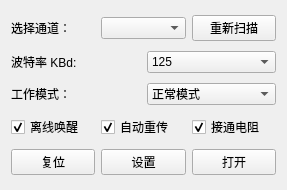
<?xml version="1.0" encoding="UTF-8"?>
<ui version="4.0">
 <class>WorkWindow</class>
 <widget class="QWidget" name="WorkWindow">
  <property name="geometry">
   <rect>
    <x>0</x>
    <y>0</y>
    <width>287</width>
    <height>190</height>
   </rect>
  </property>
  <property name="minimumSize">
   <size>
    <width>0</width>
    <height>0</height>
   </size>
  </property>
  <property name="windowTitle">
   <string>打开设备</string>
  </property>
  <layout class="QVBoxLayout" name="verticalLayout">
   <item>
    <layout class="QHBoxLayout" name="horizontalLayout">
     <item>
      <widget class="QLabel" name="label_3">
       <property name="text">
        <string>选择通道：</string>
       </property>
       <property name="buddy">
        <cstring>ww_comboBox_channel</cstring>
       </property>
      </widget>
     </item>
     <item>
      <widget class="QComboBox" name="ww_comboBox_channel"/>
     </item>
     <item>
      <widget class="QPushButton" name="ww_pushButton_scan">
       <property name="text">
        <string>重新扫描</string>
       </property>
      </widget>
     </item>
    </layout>
   </item>
   <item>
    <layout class="QHBoxLayout" name="horizontalLayout_2">
     <item>
      <widget class="QLabel" name="label">
       <property name="text">
        <string>波特率 KBd:</string>
       </property>
       <property name="buddy">
        <cstring>ww_comboBox_baudrate</cstring>
       </property>
      </widget>
     </item>
     <item>
      <widget class="QComboBox" name="ww_comboBox_baudrate">
       <property name="currentIndex">
        <number>10</number>
       </property>
       <item>
        <property name="text">
         <string>1000</string>
        </property>
       </item>
       <item>
        <property name="text">
         <string>900</string>
        </property>
       </item>
       <item>
        <property name="text">
         <string>800</string>
        </property>
       </item>
       <item>
        <property name="text">
         <string>666</string>
        </property>
       </item>
       <item>
        <property name="text">
         <string>600</string>
        </property>
       </item>
       <item>
        <property name="text">
         <string>500</string>
        </property>
       </item>
       <item>
        <property name="text">
         <string>400</string>
        </property>
       </item>
       <item>
        <property name="text">
         <string>300</string>
        </property>
       </item>
       <item>
        <property name="text">
         <string>250</string>
        </property>
       </item>
       <item>
        <property name="text">
         <string>200</string>
        </property>
       </item>
       <item>
        <property name="text">
         <string>125</string>
        </property>
       </item>
       <item>
        <property name="text">
         <string>100</string>
        </property>
       </item>
       <item>
        <property name="text">
         <string>80</string>
        </property>
       </item>
       <item>
        <property name="text">
         <string>50</string>
        </property>
       </item>
       <item>
        <property name="text">
         <string>40</string>
        </property>
       </item>
       <item>
        <property name="text">
         <string>20</string>
        </property>
       </item>
       <item>
        <property name="text">
         <string>10</string>
        </property>
       </item>
       <item>
        <property name="text">
         <string>5</string>
        </property>
       </item>
      </widget>
     </item>
    </layout>
   </item>
   <item>
    <layout class="QHBoxLayout" name="horizontalLayout_3">
     <item>
      <widget class="QLabel" name="label_2">
       <property name="text">
        <string>工作模式：</string>
       </property>
       <property name="buddy">
        <cstring>ww_comboBox_workmodel</cstring>
       </property>
      </widget>
     </item>
     <item>
      <widget class="QComboBox" name="ww_comboBox_workmodel">
       <item>
        <property name="text">
         <string>正常模式</string>
        </property>
       </item>
       <item>
        <property name="text">
         <string>回环模式</string>
        </property>
       </item>
       <item>
        <property name="text">
         <string>静默模式</string>
        </property>
       </item>
       <item>
        <property name="text">
         <string>静默回环模式</string>
        </property>
       </item>
      </widget>
     </item>
    </layout>
   </item>
   <item>
    <layout class="QHBoxLayout" name="horizontalLayout_4">
     <item>
      <widget class="QCheckBox" name="ww_checkBox_offlinewakeup">
       <property name="text">
        <string>离线唤醒</string>
       </property>
       <property name="checked">
        <bool>true</bool>
       </property>
      </widget>
     </item>
     <item>
      <widget class="QCheckBox" name="ww_checkBox_autoresand">
       <property name="text">
        <string>自动重传</string>
       </property>
       <property name="checked">
        <bool>true</bool>
       </property>
      </widget>
     </item>
     <item>
      <widget class="QCheckBox" name="ww_checkBox_onresistance">
       <property name="text">
        <string>接通电阻</string>
       </property>
       <property name="checked">
        <bool>true</bool>
       </property>
      </widget>
     </item>
    </layout>
   </item>
   <item>
    <layout class="QHBoxLayout" name="horizontalLayout_5">
     <item>
      <widget class="QPushButton" name="ww_pushButton_reset">
       <property name="text">
        <string>复位</string>
       </property>
      </widget>
     </item>
     <item>
      <widget class="QPushButton" name="ww_pushButton_set">
       <property name="text">
        <string>设置</string>
       </property>
      </widget>
     </item>
     <item>
      <widget class="QPushButton" name="ww_pushButton_open">
       <property name="text">
        <string>打开</string>
       </property>
      </widget>
     </item>
    </layout>
   </item>
  </layout>
 </widget>
 <resources/>
 <connections/>
</ui>
